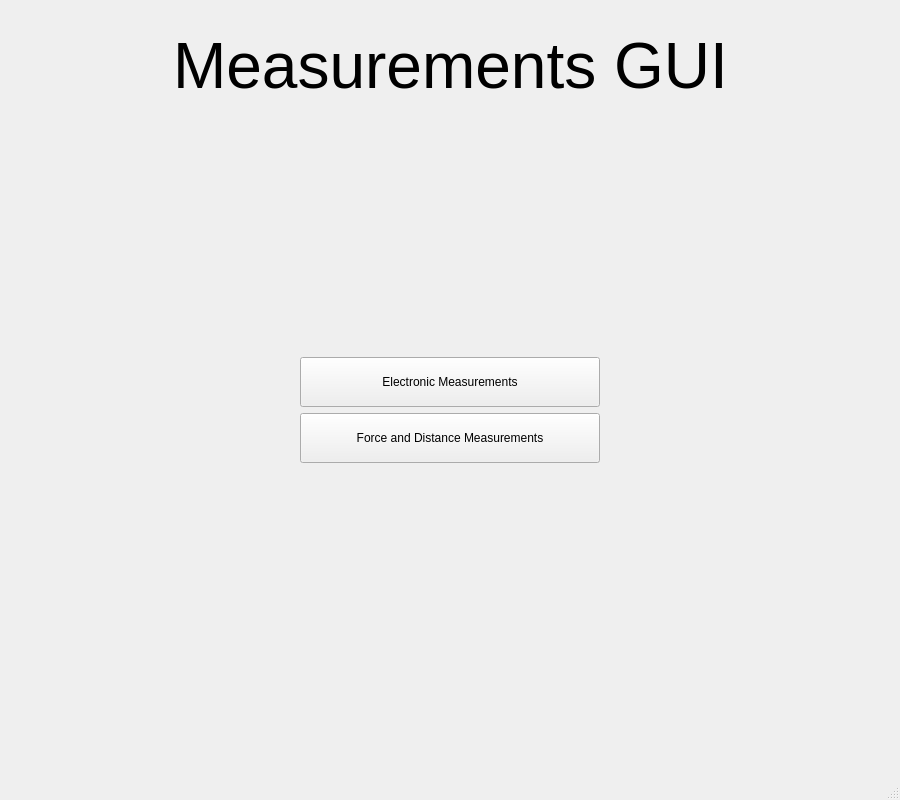
<?xml version="1.0" encoding="UTF-8"?>
<ui version="4.0">
 <class>Menu</class>
 <widget class="QMainWindow" name="Menu">
  <property name="geometry">
   <rect>
    <x>0</x>
    <y>0</y>
    <width>900</width>
    <height>800</height>
   </rect>
  </property>
  <property name="minimumSize">
   <size>
    <width>900</width>
    <height>800</height>
   </size>
  </property>
  <property name="maximumSize">
   <size>
    <width>1280</width>
    <height>800</height>
   </size>
  </property>
  <property name="windowTitle">
   <string>MainWindow</string>
  </property>
  <property name="autoFillBackground">
   <bool>false</bool>
  </property>
  <widget class="QWidget" name="centralwidget">
   <widget class="QWidget" name="layoutWidget">
    <property name="geometry">
     <rect>
      <x>70</x>
      <y>30</y>
      <width>761</width>
      <height>681</height>
     </rect>
    </property>
    <layout class="QVBoxLayout" name="verticalLayout">
     <item>
      <widget class="QLabel" name="labelMenu">
       <property name="font">
        <font>
         <pointsize>48</pointsize>
        </font>
       </property>
       <property name="layoutDirection">
        <enum>Qt::LeftToRight</enum>
       </property>
       <property name="text">
        <string>Measurements GUI</string>
       </property>
       <property name="alignment">
        <set>Qt::AlignCenter</set>
       </property>
      </widget>
     </item>
     <item>
      <spacer name="verticalSpacer">
       <property name="orientation">
        <enum>Qt::Vertical</enum>
       </property>
       <property name="sizeHint" stdset="0">
        <size>
         <width>20</width>
         <height>40</height>
        </size>
       </property>
      </spacer>
     </item>
     <item alignment="Qt::AlignHCenter">
      <widget class="QPushButton" name="electronicButton">
       <property name="minimumSize">
        <size>
         <width>300</width>
         <height>50</height>
        </size>
       </property>
       <property name="maximumSize">
        <size>
         <width>300</width>
         <height>50</height>
        </size>
       </property>
       <property name="text">
        <string>Electronic Measurements</string>
       </property>
      </widget>
     </item>
     <item alignment="Qt::AlignHCenter">
      <widget class="QPushButton" name="distanceButton">
       <property name="minimumSize">
        <size>
         <width>300</width>
         <height>50</height>
        </size>
       </property>
       <property name="maximumSize">
        <size>
         <width>300</width>
         <height>50</height>
        </size>
       </property>
       <property name="text">
        <string>Force and Distance Measurements</string>
       </property>
      </widget>
     </item>
     <item>
      <spacer name="verticalSpacer_2">
       <property name="orientation">
        <enum>Qt::Vertical</enum>
       </property>
       <property name="sizeHint" stdset="0">
        <size>
         <width>20</width>
         <height>40</height>
        </size>
       </property>
      </spacer>
     </item>
    </layout>
   </widget>
  </widget>
  <widget class="QMenuBar" name="menubar">
   <property name="geometry">
    <rect>
     <x>0</x>
     <y>0</y>
     <width>900</width>
     <height>26</height>
    </rect>
   </property>
  </widget>
  <widget class="QStatusBar" name="statusbar"/>
 </widget>
 <resources/>
 <connections/>
</ui>
